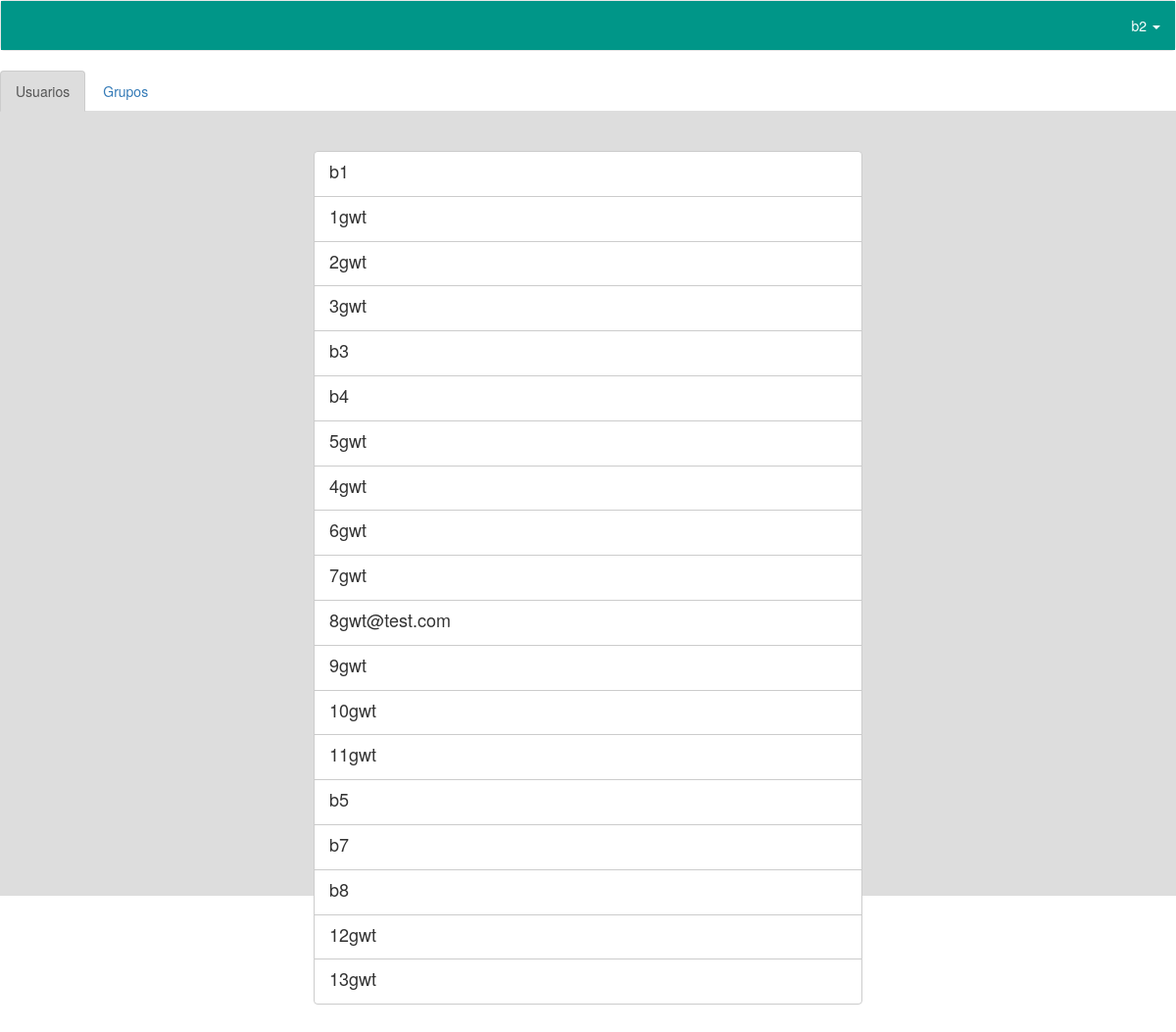
The app's page / (signed in) with its own data.
### app/appModel/models.py (models this page shows, shortened)
class User(db.Model):
    __tablename__ = 'user'
    id = db.Column(db.Integer, primary_key=True, autoincrement=True)
    name = db.Column(db.String(128), nullable=False)
    conversations = db.relationship('Conversation', secondary=user_conversation, lazy='subquery',
                                    back_populates='users')
    platform_id = db.Column(db.Integer, db.ForeignKey('platform.id'), default=1)
    external_id = db.Column(db.Integer, default=1)
    groups = db.relationship('Group', secondary=user_group, lazy='subquery',
                             back_populates='users')
    email = db.Column(db.String(128), nullable=False, unique=True)
    password = db.Column(db.String(192), nullable=False)

### app/mod_list/controllers.py (the view)
@mod_list.route('/', methods=['GET'])
@login_required
def chat():
    friends = User.query.filter(User.id != current_user.id).all()
    form = CreateGroupForm()
    form.set_members(friends)
    return render_template('list.html',
                            active_tab= 'usuarios',
                            form=form,
                            users=friends,
                            actual_user=current_user,
                            groups=Group.query.filter(Group.users.any(User.id == current_user.id)).all())

### app/mod_auth/__init__.py (called while the page is built)
@login_manager.user_loader
def user_loader(user_id):
    user = User.query.filter_by(id=user_id).first()
    return None if not user else LoggedUser(user)

### app/mod_group/forms.py (called while the page is built)
    def set_members(self, friends):
      self.members.choices = [(f.id, str(f.name)) for f in friends]

### app/templates/contacts/list.html (shortened to what this page needs)
{% extends 'base/base.html' %}
{% block specific_includes %}
        <link rel="stylesheet" type="text/css" href="{{ url_for('static', filename='css/list.css') }}">
{%endblock%}
{% block body %}
    {% import 'macros/macros.html' as macros %}
    {{ macros.navbar(actual_user.name) }}
<ul id="myTabs" class="nav nav-tabs">
    <li role="presentation" class="active"><a href="#usuarios">Usuarios</a></li>
    <li role="presentation"><a href="#grupos">Grupos</a></li>
</ul>
<div class="background">
    <div class="tab-content">
        <div role="tabpanel" class="tab-pane active top-padding" id="usuarios">
            <div class="container-fluid">
                <div class="row">
                    <div class="col-md-3">
                    </div>
                    <div class="col-md-6 no-padding">
                        <ul class="list-group  no-margin-bottom">
                            {% for user in users %}
                            <a user id="user_{{user.id}}" user_id="{{user.id}}" class="item list-group-item border_item">
                                <h4 name class="list-group-item-heading">{{user.name}}</h4>
                            </a>
                            {% endfor %}
                        </ul>
                    </div>
                    <div class="col-md-3">
                    </div>
            </div>
        </div>
    </div>
</div>
</div>
{% endblock %}

### app/templates/base/base.html (shortened to what this page needs)
<!doctype html>
<html lang="en">
<head>
    <link rel="stylesheet" type="text/css" href="{{ url_for('static', filename='css/chat.css') }}">
    <link rel="stylesheet" href="{{ url_for('static', filename='bootstrap/css/bootstrap.min.css') }}">
    <link rel="stylesheet" href="{{ url_for('static', filename='css/materialicons.css') }}">
    {% block specific_includes %}{%endblock%}
</head>
    <body>
    {% block body %}{%endblock%}
    </body>
</html>

### app/templates/macros/macros.html (shortened to what this page needs)
{% macro navbar(name) -%}
        <nav class="navbar navbar-default">
        <div class="container-fluid no-padding">
            <div class="collapse navbar-collapse  custom-nav" id="bs-example-navbar-collapse-1">
              <ul class="nav navbar-nav navbar-right">
                <li class="dropdown">
                  <a href="#" class="dropdown-toggle" data-toggle="dropdown" role="button" aria-haspopup="true" aria-expanded="false">{{name}} <span class="caret"></span></a>
                </li>
              </ul>
            </div>
        </div>
    </nav>
{%- endmacro %}

### app/static/css/chat.css (style rules this page uses)
@media (orientation: landscape) { body { flex-direction: row; } }
html { height: 100%; }
body { height: 100% !important; }
.tab-pane a { background-color: white !important; cursor: pointer; }
.no-padding { padding-right: 0px !important; padding-left: 0px !important; padding-bottom: 0px !important; }
.no-margin-bottom { margin-bottom: 0px !important; }
.background { height: 100%; background-color: #ddd; }
.list-group-item.border_item { border: 1px solid #ccc !important; }
.nav-tabs>li.active>a { background-color: #ddd !important; border: 1px solid #ccc !important; border-bottom-color: transparent !important; }
.custom-nav { background-color: #009688 !important; }
.navbar-default .navbar-nav>li>a { color: white !important; }

### records on screen
User: name "b2"
User: name "b1"
User: name "1gwt"
User: name "2gwt"
User: name "3gwt"
User: name "b3"
User: name "b4"
User: name "5gwt"
User: name "4gwt"
User: name "6gwt"
User: name "7gwt"
User: name "8gwt@test.com"
User: name "9gwt"
User: name "10gwt"
User: name "11gwt"
User: name "b5"
User: name "b7"
User: name "b8"
User: name "12gwt"
User: name "13gwt"
